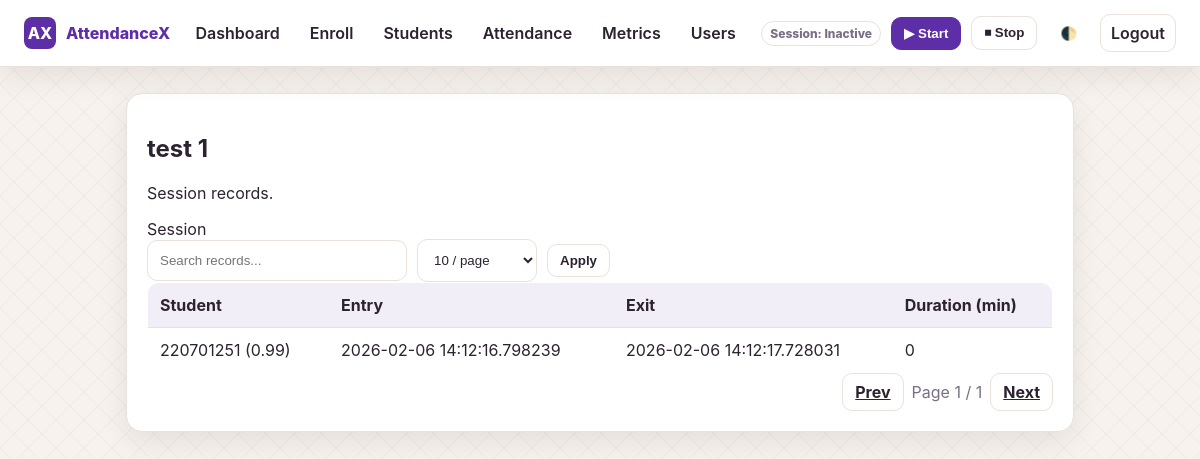
Page /attendance/session/20 (signed in) on the committed database.
### app/db/models.py (models this page shows)
class AttendanceSession(Base):
    __tablename__ = "attendance_sessions"
    id = Column(Integer, primary_key=True, autoincrement=True)
    is_active = Column(Boolean, default=False)
    started_at = Column(DateTime, default=datetime.utcnow)
    ended_at = Column(DateTime, nullable=True)
    name = Column(String, nullable=True)
    staff_incharge = Column(String, nullable=True)
    class_name = Column(String, nullable=True)
    unknown_count = Column(Integer, default=0)
    thumbnail_path = Column(String, nullable=True)

class AttendanceRecord(Base):
    __tablename__ = "attendance"
    id = Column(Integer, primary_key=True)
    student_id = Column(String, ForeignKey("students.student_id"))
    session_id = Column(String, nullable=True)
    entry_time = Column(DateTime, default=datetime.utcnow)
    exit_time = Column(DateTime, nullable=True)
    duration_sec = Column(Integer, default=0)

### app/routes/attendance.py (the view)
@router.get("/attendance/session/{session_id}")
def session_detail(
    request: Request,
    session_id: int,
    page: int = Query(1, ge=1),
    size: int = Query(10, ge=5, le=100),
    q: str = Query("", min_length=0)
):
    require_login(request)
    db = SessionLocal()
    sess = db.query(AttendanceSession).filter_by(id=session_id).first()
    base = db.query(AttendanceRecord).filter_by(session_id=str(session_id))
    if q:
        base = base.filter(AttendanceRecord.student_id.contains(q))
    total = base.count()
    total_pages = max(1, (total + size - 1) // size)
    page = min(page, total_pages)
    records = base.order_by(AttendanceRecord.entry_time.desc()).offset((page-1)*size).limit(size).all()
    db.close()
    return templates.TemplateResponse(
        "session_detail.html",
        {
            "request": request,
            "session": sess,
            "records": records,
            "page": page,
            "size": size,
            "q": q,
            "total_pages": total_pages
        }
    )

### app/auth/dependencies.py (called while the page is built)
def require_login(request: Request):
    if not request.session.get("user"):
        raise HTTPException(status_code=303, headers={"Location": "/login"})

### app/templates/session_detail.html
{% extends "base.html" %}
{% block content %}
<div class="card">
    <div class="page-head">
        <div>
            <h2 class="page-title">{{ session.name or ("Session " ~ session.id) }}</h2>
            <p class="page-sub">Session records.</p>
        </div>
        <div class="page-badge">Session</div>
    </div>
    <form method="get" class="section" style="display:flex;gap:10px;flex-wrap:wrap;align-items:center;">
        <input name="q" value="{{ q }}" placeholder="Search records..." style="max-width:260px;">
        <select name="size" style="max-width:120px;">
            {% for s in [5,10,20,50] %}
            <option value="{{ s }}" {% if size==s %}selected{% endif %}>{{ s }} / page</option>
            {% endfor %}
        </select>
        <button class="btn">Apply</button>
    </form>
    <div class="section">
        <table>
            <thead>
                <tr>
                    <th>Student</th>
                    <th>Entry</th>
                    <th>Exit</th>
                    <th>Duration (min)</th>
                </tr>
            </thead>
            <tbody>
                {% for r in records %}
                <tr>
                    <td>{{ r.student_id }}</td>
                    <td>{{ r.entry_time }}</td>
                    <td>{{ r.exit_time }}</td>
                    <td>{{ (r.duration_sec // 60) }}</td>
                </tr>
                {% endfor %}
            </tbody>
        </table>
    </div>
    <div class="section" style="display:flex;gap:8px;align-items:center;justify-content:flex-end;">
        <a class="btn" href="?q={{ q }}&size={{ size }}&page={{ page-1 if page>1 else 1 }}">Prev</a>
        <span class="subtle">Page {{ page }} / {{ total_pages }}</span>
        <a class="btn" href="?q={{ q }}&size={{ size }}&page={{ page+1 if page<total_pages else total_pages }}">Next</a>
    </div>
</div>
{% endblock %}

### app/templates/base.html (style rules this page uses)
:root { --bg: #f7f2ee; --card: #ffffff; --text: #2d2230; --muted: #7a6f86; --primary: #5e2ea7; --primary-contrast: #ffffff; --border: #e9e1da; --shadow: 0 10px 30px rgba(0, 0, 0, 0.08); }
* { box-sizing: border-box; }
body { margin: 0; font-family: "Inter", system-ui, -apple-system, Segoe UI, Roboto, Arial, sans-serif; background: linear-gradient(45deg, transparent 48%, rgba(33, 33, 33, 0.04) 49%, rgba(33, 33, 33, 0.04) 51%, transparent 52%), linear-gradient(-45deg, transparent 48%, rgba(33, 33, 33, 0.04) 49%, rgba(33, 33, 33, 0.04) 51%, transparent 52%); background-size: 28px 28px; background-position: 0 0, 14px 14px; background-color: var(--bg); color: var(--text); }
.btn { border: 1px solid var(--border); background: var(--card); color: var(--text); padding: 8px 12px; border-radius: 10px; font-weight: 700; cursor: pointer; }
.card { background: var(--card); border: 1px solid var(--border); border-radius: 16px; padding: 20px; box-shadow: var(--shadow); }
.subtle { color: var(--muted); }
input, select, textarea { width: 100%; padding: 12px; border-radius: 10px; border: 1px solid var(--border); background: var(--card); color: var(--text); outline: none; }
table { width: 100%; border-collapse: collapse; background: var(--card); border-radius: 12px; overflow: hidden; border: 1px solid var(--border); }
th, td { text-align: left; padding: 12px; border-bottom: 1px solid var(--border); }
th { background: rgba(94, 46, 167, 0.08); }

### rows in the picture
AttendanceSession: name "test 1"
AttendanceRecord: student_id "220701251 (0.99)", entry_time "2026-02-06 14:12:16.798239", exit_time "2026-02-06 14:12:17.728031", duration_sec "0"

### other values in the picture
{{ page }} "1"
{{ total_pages }} "1"
form field size "10 / page"
